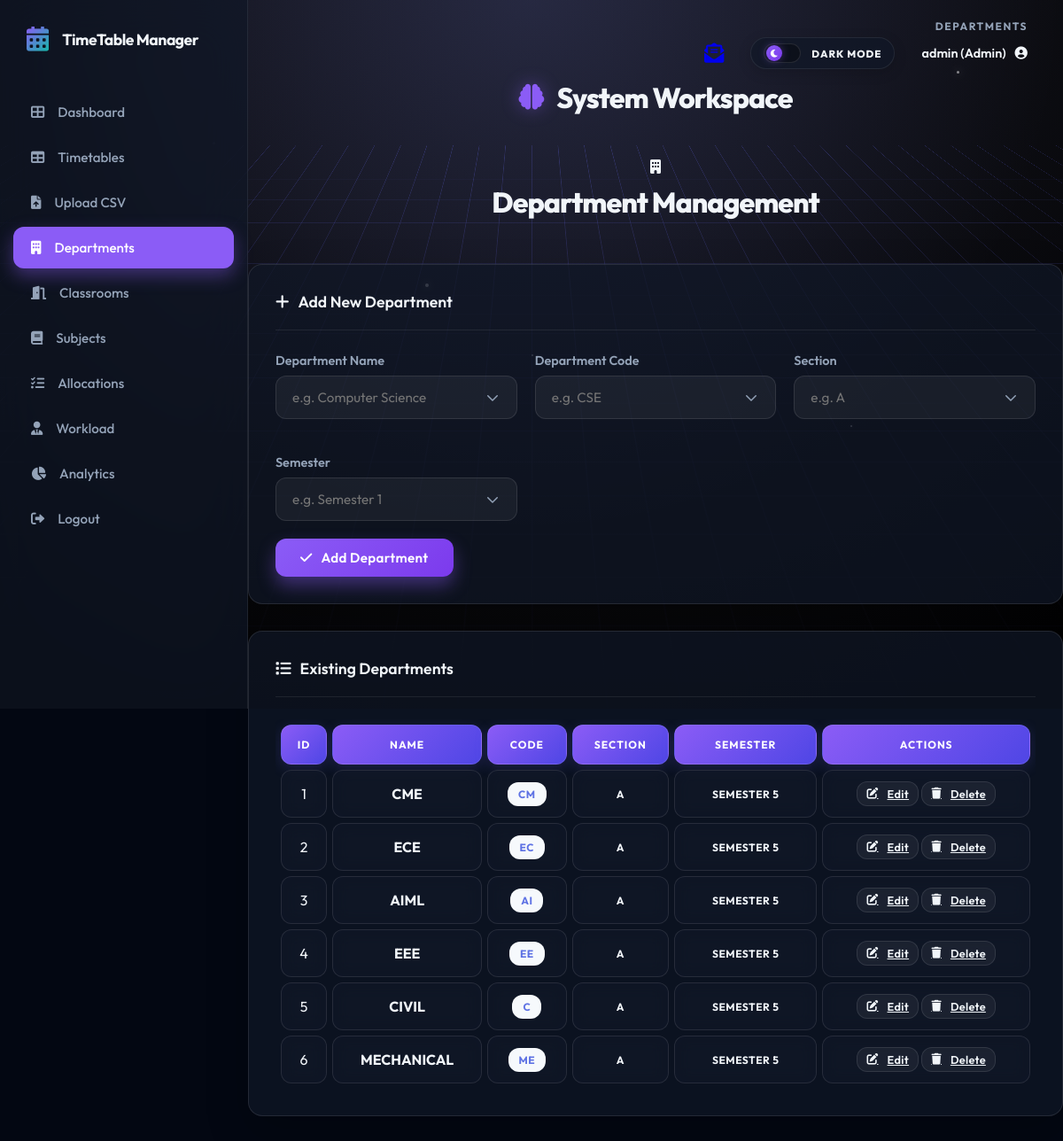
Screenshot of /departments (signed in) with the database file from the repository.
### models.py (models this page shows)
class User(db.Model, UserMixin):
    id = db.Column(db.Integer, primary_key=True)
    username = db.Column(db.String(80), unique=True, nullable=False)
    password = db.Column(db.String(120), nullable=False)
    email = db.Column(db.String(120), nullable=True)
    role = db.Column(db.String(20), nullable=False, default='student')
    dept_id = db.Column(db.Integer, db.ForeignKey('department.id'), nullable=True)
    teacher_id = db.Column(db.Integer, db.ForeignKey('teacher.id'), nullable=True)
    department = db.relationship('Department', backref='users', lazy=True)
    teacher_profile = db.relationship('Teacher', backref='user_account', uselist=False, lazy=True)

class Department(db.Model):
    id = db.Column(db.Integer, primary_key=True)
    name = db.Column(db.String(100), nullable=False)
    code = db.Column(db.String(10), nullable=False)
    section = db.Column(db.String(10), nullable=True, default='A')
    semester = db.Column(db.String(20), nullable=True, default='Semester 1')
    courses = db.relationship('Course', backref='department', lazy=True, cascade="all, delete-orphan")
    teachers = db.relationship('Teacher', backref='department', lazy=True, cascade="all, delete-orphan")
    timetable_entries = db.relationship('TimetableEntry', backref='department', lazy=True, cascade="all, delete-orphan")

### routes.py (the view, shortened to what this page needs)
@main.route('/departments', methods=['GET', 'POST'])
@login_required
def departments():
    depts = Department.query.all()
    return render_template('resources/departments.html', departments=depts)

### app.py (called while the page is built)
@login_manager.user_loader
def load_user(user_id):
    return User.query.get(int(user_id))

@app.context_processor
def inject_unread_count():
    from flask_login import current_user
    from models import Message
    if current_user.is_authenticated:
        count = Message.query.filter_by(recipient_id=current_user.id, is_read=False).count()
        return dict(unread_count=count)
    return dict(unread_count=0)

### templates/resources/departments.html
{% extends 'base.html' %}
{% block content %}
<div class="page-title-section">
    <div class="page-title">
        <i class="fas fa-building"></i>
        <h1>Department Management</h1>
    </div>
</div>
{% if current_user.role == 'admin' %}
<div class="card">
    <div class="card-header">
        <h3><i class="fas fa-plus"></i> Add New Department</h3>
    </div>
    <form method="POST">
        <div style="display: grid; grid-template-columns: repeat(auto-fit, minmax(250px, 1fr)); gap: 20px;">
            <div class="form-group">
                <label class="form-label">Department Name</label>
                <input type="text" name="name" class="form-control" required placeholder="e.g. Computer Science">
            </div>
            <div class="form-group">
                <label class="form-label">Department Code</label>
                <input type="text" name="code" class="form-control" required placeholder="e.g. CSE">
            </div>
            <div class="form-group">
                <label class="form-label">Section</label>
                <input type="text" name="section" class="form-control" placeholder="e.g. A" default="A">
            </div>
            <div class="form-group">
                <label class="form-label">Semester</label>
                <input type="text" name="semester" class="form-control" placeholder="e.g. Semester 1"
                    default="Semester 1">
            </div>
        </div>
        <button type="submit" class="btn btn-primary">
            <i class="fas fa-check"></i> Add Department
        </button>
    </form>
</div>
{% endif %}
<div class="card">
    <div class="card-header">
        <h3><i class="fas fa-list"></i> Existing Departments</h3>
    </div>
    <div class="timetable-responsive">
        <table class="timetable-table">
            <thead>
                <tr>
                    <th>ID</th>
                    <th>Name</th>
                    <th>Code</th>
                    <th>Section</th>
                    <th>Semester</th>
                    {% if current_user.role == 'admin' %}<th>Actions</th>{% endif %}
                </tr>
            </thead>
            <tbody>
                {% for dept in departments %}
                <tr>
                    <td>{{ dept.id }}</td>
                    <td><strong>{{ dept.name }}</strong></td>
                    <td><span class="badge" style="background: #f6f9fc; color: #5e72e4; font-weight: 700;">{{ dept.code
                            }}</span></td>
                    <td><span class="badge badge-info">{{ dept.section }}</span></td>
                    <td><span class="badge badge-secondary">{{ dept.semester }}</span></td>
                    {% if current_user.role == 'admin' %}
                    <td>
                        <a href="{{ url_for('main.edit_department', id=dept.id) }}" class="btn btn-light"
                            style="padding: 5px 10px; font-size: 0.8rem;">
                            <i class="fas fa-edit"></i> Edit
                        </a>
                        <a href="{{ url_for('main.delete_department', id=dept.id) }}" class="btn btn-light text-danger"
                            style="padding: 5px 10px; font-size: 0.8rem;" onclick="return confirm('Are you sure?')">
                            <i class="fas fa-trash"></i> Delete
                        </a>
                    </td>
                    {% endif %}
                </tr>
                {% else %}
                <tr>
                    <td colspan="4" style="text-align: center; color: #8898aa; padding: 40px;">No departments found.
                    </td>
                </tr>
                {% endfor %}
            </tbody>
        </table>
    </div>
</div>
{% endblock %}

### templates/base.html (shortened to what this page needs)
<!DOCTYPE html>
<html lang="en">
<head>
    <link rel="stylesheet" href="{{ url_for('static', filename='css/style.css') }}">
    <link rel="stylesheet" href="https://cdnjs.cloudflare.com/ajax/libs/font-awesome/6.0.0/css/all.min.css">
</head>
<body>
    <div class="cyber-grid-container">
        <div class="cyber-grid"></div>
        <div class="cyber-glow"></div>
        <div class="floating-particles">
            <i></i><i></i><i></i><i></i><i></i><i></i>
        </div>
    </div>
    {% set is_auth = request.endpoint in ['main.login', 'main.register', 'main.register_student',
    'main.register_teacher'] %}
    <div class="{{ 'app-wrapper' if not is_auth else '' }}">
        {% if not is_auth %}
        <aside class="sidebar" id="appSidebar">
            <div class="sidebar-header">
                <i class="fas fa-calendar-alt"></i>
                <h2>TimeTable Manager</h2>
            </div>
            <ul class="sidebar-nav">
                <li class="nav-item {% if request.endpoint == 'main.dashboard' %}active{% endif %}">
                    <a href="{{ url_for('main.dashboard') }}" class="nav-link">
                        <i class="fas fa-th-large"></i> Dashboard
                    </a>
                </li>
                <li class="nav-item {% if request.endpoint == 'main.timetable' %}active{% endif %}">
                    <a href="{{ url_for('main.timetable') }}" class="nav-link">
                        <i class="fas fa-table"></i> Timetables
                    </a>
                </li>
                {% if current_user.is_authenticated and current_user.role == 'admin' %}
                <li class="nav-item {% if request.endpoint == 'main.upload_csv' %}active{% endif %}">
                    <a href="{{ url_for('main.upload_csv') }}" class="nav-link">
                        <i class="fas fa-file-upload"></i> Upload CSV
                    </a>
                </li>
                {% endif %}
                <li class="nav-item {% if request.endpoint == 'main.departments' %}active{% endif %}">
                    <a href="{{ url_for('main.departments') }}" class="nav-link">
                        <i class="fas fa-building"></i> Departments
                    </a>
                </li>
                <li class="nav-item {% if request.endpoint == 'main.classrooms' %}active{% endif %}">
                    <a href="{{ url_for('main.classrooms') }}" class="nav-link">
                        <i class="fas fa-door-open"></i> Classrooms
                    </a>
                </li>
                <li class="nav-item {% if request.endpoint == 'main.courses' %}active{% endif %}">
                    <a href="{{ url_for('main.courses') }}" class="nav-link">
                        <i class="fas fa-book"></i> Subjects
                    </a>
                </li>
                {% if current_user.is_authenticated and current_user.role == 'admin' %}
                <li class="nav-item {% if request.endpoint == 'main.allocations' %}active{% endif %}">
                    <a href="{{ url_for('main.allocations') }}" class="nav-link">
                        <i class="fas fa-tasks"></i> Allocations
                    </a>
                </li>
                {% endif %}
                <li class="nav-item">
                    <a href="{{ url_for('main.teachers') }}" class="nav-link">
                        <i class="fas fa-user-tie"></i> Workload
                    </a>
                </li>
                <li class="nav-item {% if request.endpoint == 'main.reports' %}active{% endif %}">
                    <a href="{{ url_for('main.reports') }}" class="nav-link">
                        <i class="fas fa-chart-pie"></i> Analytics
                    </a>
                </li>
                {% if current_user.is_authenticated %}
                <li class="nav-item">
                    <a href="{{ url_for('main.logout') }}" class="nav-link">
                        <i class="fas fa-sign-out-alt"></i> Logout
                    </a>
                </li>
                {% else %}
                <li class="nav-item">
                    <a href="{{ url_for('main.login') }}" class="nav-link">
                        <i class="fas fa-sign-in-alt"></i> Login
                    </a>
                </li>
                {% endif %}
            </ul>
        </aside>
        {% endif %}
        <main class="{{ 'main-area' if not is_auth else '' }}">
            {% if not is_auth %}
            <div class="top-header">
                <div class="header-meta-group">
                    <div class="breadcrumb-mini">{{ request.endpoint.split('.')[-1].replace('_', ' ') }}</div>
                    <div class="user-controls">
                        {% if current_user.is_authenticated %}
                        <a href="{{ url_for('main.mailbox') }}" class="icon-btn nav-mailbox-link" title="Mailbox"
                            style="margin-right: 15px; position: relative;">
                            <i class="fas fa-envelope-open-text nav-mailbox-icon"></i>
                        </a>
                        <div class="mode-switcher" id="themeToggle" title="Switch Interface Mode">
                            <div class="mode-track">
                                <div class="mode-thumb">
                                    <i class="fas fa-moon moon-icon"></i>
                                </div>
                            </div>
                            <span class="mode-label">Dark Mode</span>
                        </div>
                        <div class="user-dropdown">
                            <a href="{{ url_for('main.profile') }}" class="user-profile" id="userProfileToggle"
                                style="text-decoration: none; color: inherit; cursor: pointer;">
                                <span>{{ current_user.username }} ({{ current_user.role|capitalize }})</span>
                                <i class="fas fa-user-circle"></i>
                            </a>
                        </div>
                        {% else %}
                        <div class="user-profile">
                            <span>Guest</span>
                            <i class="fas fa-user-circle"></i>
                        </div>
                        {% endif %}
                    </div>
                </div>
            </div>
            <div class="page-title-section">
                <div class="page-title">
                    <h1>
                        {% block icon %}<i class="fas fa-brain"></i>{% endblock %}
                        {% block title %}System Workspace{% endblock %}
                    </h1>
                </div>
            </div>
            {% endif %}
            {% block content %}{% endblock %}
    </div>
</body>
</html>

### rows the page displays
User: username "admin", role "Admin"
Department: id "1", name "CME", code "CM", section "A", semester "SEMESTER 5"
Department: id "2", name "ECE", code "EC", section "A", semester "SEMESTER 5"
Department: id "3", name "AIML", code "AI", section "A", semester "SEMESTER 5"
Department: id "4", name "EEE", code "EE", section "A", semester "SEMESTER 5"
Department: id "5", name "CIVIL", code "C", section "A", semester "SEMESTER 5"
Department: id "6", name "MECHANICAL", code "ME", section "A", semester "SEMESTER 5"

### other values shown
{{ request.endpoint.split('.')[-1].replace('_', ' ') }} "DEPARTMENTS"
